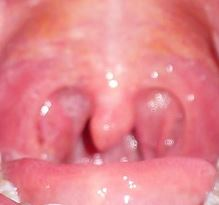
#> input picture tonsildb/no_pharyngitis/09uhnfgt34f.JPG, 219 x 205 px; its folder holds 4 pictures in this run
$ jupyter execute --allow-errors model.ipynb
#> lines starting #> are read from the running program, lines starting #| are printed output that depends on the picture
## Imports

[cell 1]
# Conv2D is spatial convolution over images
# MaxPooling2D is a max pooling operation for 2D spatial data
from tensorflow.keras.metrics import Precision, Recall, BinaryAccuracy
from tensorflow.keras.layers import Conv2D, MaxPooling2D, Dense, Flatten, Dropout, BatchNormalization
# sequential is good for when we have a single dataset and looking for single output
from tensorflow.keras.models import Sequential, load_model, Model
from tensorflow.keras.preprocessing.image import load_img, img_to_array
from tensorflow.keras.applications.resnet50 import ResNet50
from tensorflow.keras.callbacks import EarlyStopping
import cv2
import tensorflow as tf
import os
import random
import numpy as np
from matplotlib import pyplot as plt
from PIL import Image
from sklearn.model_selection import StratifiedShuffleSplit
import seaborn as sns
from sklearn.metrics import confusion_matrix

## Set random seed

[cell 2]
def set_seed(seed: int = 42) -> None:
#> called with seed = 42
    random.seed(seed)
    np.random.seed(seed)
    tf.random.set_seed(seed)
#> (this line was passed over: tensorflow is not available in this run)
    tf.experimental.numpy.random.seed(seed)
#> (this line was passed over: tensorflow is not available in this run)
    tf.keras.utils.set_random_seed(seed)
#> (this line was passed over: tensorflow is not available in this run)
    # When running on the CuDNN backend, two further options must be set
    os.environ['TF_CUDNN_DETERMINISTIC'] = '1'
    os.environ['TF_DETERMINISTIC_OPS'] = '1'
    # Set a fixed value for the hash seed
    os.environ["PYTHONHASHSEED"] = str(seed)


set_seed()

## Extracting data using opencv

[cell 3]
image_directory = 'tonsildb/'
dataset = []
label = []

no_pha_images = os.listdir(image_directory+'no_pharyngitis')
for i, image_name in enumerate(no_pha_images):    #Remember enumerate method adds a counter and returns the enumerate object
    image = cv2.imread(image_directory + 'no_pharyngitis/' + image_name)
#> image is the input picture: shape (205, 219, 3); mean B, G, R 139.1, 131.2, 228.3
    image = Image.fromarray(image, 'RGB')
    image = image.resize((256, 256))
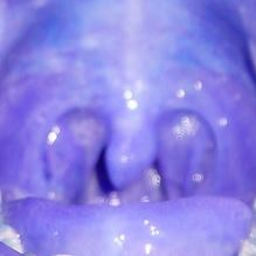
#> image: PIL image 256x256 RGB; mean R, G, B 139.1, 131.2, 228.3
    image = np.array(image)
    image = cv2.cvtColor(image, cv2.COLOR_BGR2RGB)
#> image: shape (256, 256, 3)
    dataset.append(image)
    label.append(0)
#> pass 2 of the loop `for i, image_name in enumerate(no_pha_images):`:
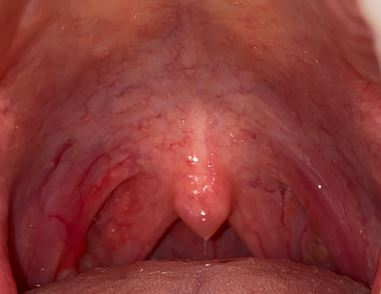
#> input picture tonsildb/no_pharyngitis/0iu5yjuk34567.JPG, 381 x 294 px
#> image is the input picture: shape (294, 381, 3); mean B, G, R 53.9, 56.3, 137.3
#> `image = image.resize((256, 256))`:
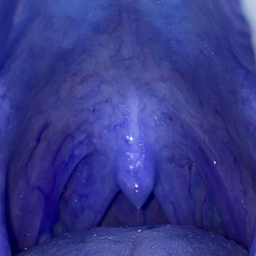
#> image: PIL image 256x256 RGB; mean R, G, B 53.9, 56.3, 137.3
#> pass 3 of the loop `for i, image_name in enumerate(no_pha_images):`:
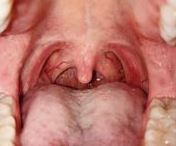
#> input picture tonsildb/no_pharyngitis/10jjjf.JPG, 176 x 146 px
#> image is the input picture: shape (146, 176, 3); mean B, G, R 110.2, 120.7, 190.4
#> `image = image.resize((256, 256))`:
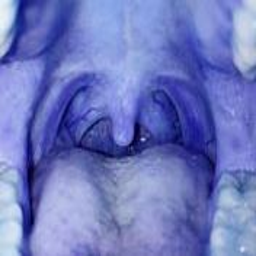
#> image: PIL image 256x256 RGB; mean R, G, B 110.2, 120.7, 190.4
#> the loop made 4 passes; the first 3 are shown


#> (the rest of this cell did not finish here and is left out)

## Augmenting the data functions

[cell 4]
# [19 lines left out: functions brightness, channel_shift, not called in this run]


def horizontal_flip(img):
    return cv2.flip(img, 1)

## Augmentation pipeline

[cell 5]
# [4 lines left out: function brightness_and_flip, not called in this run]


#> (the rest of this cell did not finish here and is left out)

## OpenCV pipeline functions

[cell 6]
def print_image(image_np):
    plt.imshow(image_np/255.0)
    plt.show()

# [6 lines left out: function print_image_grayscale, not called in this run]

def combine_mask_with_image(mask, image_np):
    image_np = cv2.bitwise_and(image_np, image_np, mask = mask)
    return image_np


def apply_threshold_rgb(images_np, lower = np.array([0,0,0]), upper = np.array([255,255,255])):
    binary_np = cv2.inRange(images_np, lower, upper)
    return binary_np


def apply_threshold_grayscale(grayscale_np, lower=0, upper=255):
    binary_np = cv2.inRange(grayscale_np, lower, upper)
    return binary_np

# [9 lines left out: functions convert_to_grayscale, convert_rgb_to_ycbcr, not called in this run]

def resize_image(image_np, new_size):
    resize_image = cv2.resize(image_np, new_size)
    return resize_image

## Edge detection and smoothing functions

[cell 7]
# [13 lines left out: functions apply_gaussian_blur, calculate_gradient_mag_using_canny, not called in this run]

## Vision modelling and detecting shapes

[cell 8]
# [50 lines left out: functions get_circles_from_edges, create_square_mask, crop_image, draw_circle_on_image, create_and_apply_circle_mask, not called in this run]

## Pipeline

#> (a cell that did not finish here is left out)

## Splitting into train and test

[cell 10]
#for i in range(len(images_np)):
#    images_np[i] = images_np[i]/255.0

stratified_split = StratifiedShuffleSplit(n_splits=1, test_size=0.2, random_state=42)
#> (the rest of this cell did not finish here and is left out)

## Building the deep learning model

[cell 11]
'''
model = ResNet50(include_top=False, weights='imagenet',
                 input_shape=(256, 256, 3), classes=2, pooling='avg')
resnet_model = Sequential()
resnet_model.add(model)
for layer in resnet_model.layers:
    layer.trainable = False
resnet_model.add(Dense(512, activation='relu'))
resnet_model.add(Dense(1, activation='sigmoid'))
resnet_model.compile('adam', loss=tf.losses.BinaryCrossentropy(),
                     metrics=['accuracy'])
resnet_model.summary()
'''

tf.random.set_seed(42)
#> (this line was passed over: tensorflow is not available in this run)
